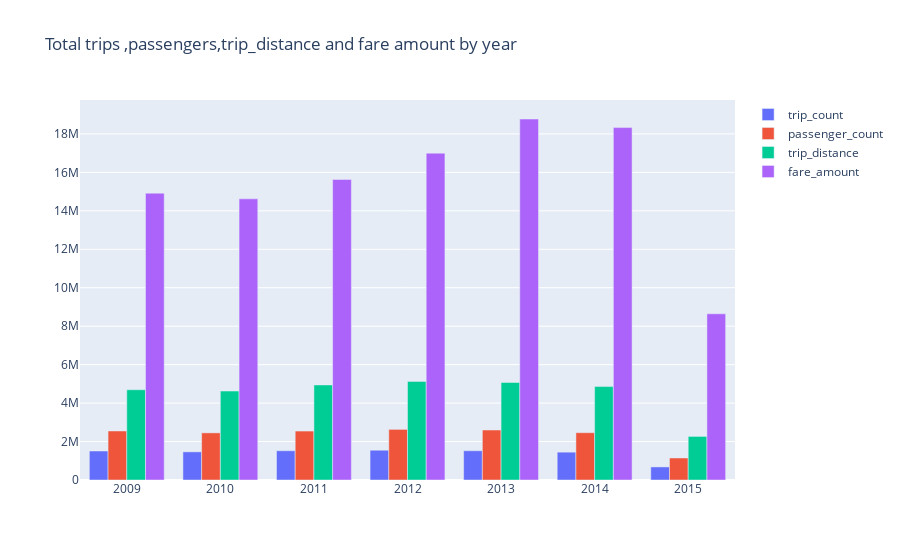

Source (notebook cell):
### Markdown cell above
<b> Yearly count of total trips, total fare amount, total trip distance and total no of passengers

### Code cell
yearwise_stats  = data_5m.groupby("year").agg({"key":"count","fare_amount":"sum","passenger_count":"sum",
                                               "trip_distance" : "sum"}).reset_index()\
                                               .rename(columns = {"key" : "trip_count"})

#plotting trips ,passengers and fare amount by year
def barPlot(column) : 
    tracer = go.Bar(x= yearwise_stats["year"],y = yearwise_stats[column],name = column)
    return tracer

#layout
layout = go.Layout(dict(title = "Total trips ,passengers,trip_distance and fare amount by year"))   
bars = [barPlot("trip_count"),barPlot("passenger_count"),barPlot("trip_distance"),barPlot("fare_amount")]
fig  = go.Figure(bars,layout)
py.iplot(fig)

### Figure 1 — Plotly figure (JSON) as saved in the notebook; plotly's stock layout.template omitted (floating-point values rounded to 4 significant figures)
{"data": [{"name": "trip_count", "type": "bar", "x": [2009, 2010, 2011, 2012, 2013, 2014, 2015], "y": [1508452, 1463041, 1521886, 1548820, 1521880, 1448240, 679719]}, {"name": "passenger_count", "type": "bar", "x": [2009, 2010, 2011, 2012, 2013, 2014, 2015], "y": [2550168, 2451328, 2545222, 2632325, 2600290, 2460286, 1145304]}, {"name": "trip_distance", "type": "bar", "x": [2009, 2010, 2011, 2012, 2013, 2014, 2015], "y": [4695000.0, 4626000.0, 4944000.0, 5129000.0, 5072000.0, 4858000.0, 2267000.0]}, {"name": "fare_amount", "type": "bar", "x": [2009, 2010, 2011, 2012, 2013, 2014, 2015], "y": [14920000.0, 14620000.0, 15630000.0, 17000000.0, 18780000.0, 18330000.0, 8644000.0]}], "layout": {"title": {"text": "Total trips ,passengers,trip_distance and fare amount by year"}}}
